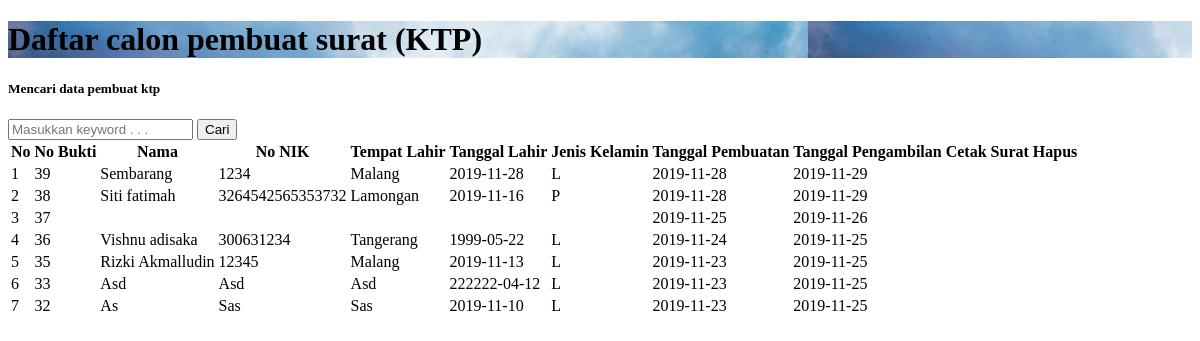
/pembuat_ktp.php, run on an earlier commit of the app's database.
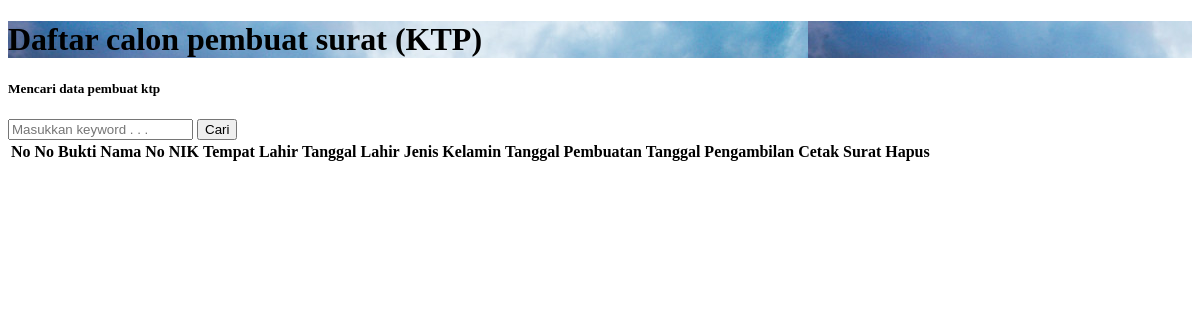
And on a later commit of the database.
### tables this page shows
CREATE TABLE `warga` (
  `id` int(11) NOT NULL,
  `nama` varchar(300) NOT NULL,
  `no_nik` varchar(100) NOT NULL,
  `tempat_lahir` varchar(300) NOT NULL,
  `tanggal_lahir` varchar(50) NOT NULL,
  `jk` enum('L','P','','') NOT NULL,
  `agama` varchar(50) NOT NULL,
  `kewarganegaraan` varchar(300) NOT NULL,
  `pekerjaan` varchar(100) NOT NULL,
  `status_perkawinan` varchar(100) NOT NULL,
  `rt` varchar(10) NOT NULL,
  `rw` varchar(10) NOT NULL,
  `desa` varchar(100) NOT NULL,
  `kecamatan` varchar(100) NOT NULL,
  `tgl_buat` date NOT NULL,
  `tgl_ambil` date NOT NULL,
  `keterangan` varchar(100) NOT NULL
);

### functions.php (called while the page is built, shortened)
<?php
$conn = mysqli_connect("localhost", "root", "", "ta_web");
function query($query)
{
    global $conn;
    $result = mysqli_query($conn, $query);
    $rows = [];
    while ($row = mysqli_fetch_assoc($result)) {
        $rows[] = $row;
    }
    return $rows;
}

### pembuat_ktp.php (the view, shortened to what this page needs)
<?php
require 'functions.php';
$warga = query("SELECT * FROM warga ORDER BY id DESC");
?>
<!DOCTYPE html>
<html lang="en">
<head>
</head>
<body>
    <div class="inner-page">
        <div class="slider-item" style="background-image: url('images/bg_admin.jpg');">
            <div class="container">
                <div class="row slider-text align-items-center justify-content-center">
                    <div class="col-md-8 text-center col-sm-12 element-animate pt-5">
                        <h1 class="pt-5"><span>Daftar calon pembuat surat (KTP)</span></h1>
                    </div>
                </div>
            </div>
        </div>
    </div>
    <section class="section blog">
        <div class="container">
            <form action="" method="post">
                <div class="form-group row font-weight-bold text-uppercase">
                    <h5 class="col-sm-12">Mencari data pembuat ktp</h5>
                    <input type="text" class="col-sm-6" placeholder="Masukkan keyword . . ." name="keyword" id="keyword" autocomplete="off">
                    <button type="submit" class="col-sm-1 btn btn-success" name="cari">Cari</button>
                </div>
            </form>
            <table class="table table-bordered text-center">
                <thead class="thead-dark">
                    <tr class="text-center">
                        <th>No</th>
                        <th>No Bukti</th>
                        <th>Nama</th>
                        <th>No NIK</th>
                        <th>Tempat Lahir</th>
                        <th>Tanggal Lahir</th>
                        <th>Jenis Kelamin</th>
                        <th>Tanggal Pembuatan</th>
                        <th>Tanggal Pengambilan</th>
                        <th>Cetak Surat</th>
                        <th>Hapus</th>
                    </tr>
                </thead>
                <?php $i = 1; ?>
                <tbody>
                    <?php foreach ($warga as $row) : ?>
                        <tr>
                            <td><?= $i; ?></td>
                            <td><?= $row["id"] ?></td>
                            <td><?= $row["nama"] ?></td>
                            <td><?= $row["no_nik"] ?></td>
                            <td><?= $row["tempat_lahir"] ?></td>
                            <td><?= $row["tanggal_lahir"] ?></td>
                            <td><?= $row["jk"] ?></td>
                            <td><?= $row["tgl_buat"] ?></td>
                            <td><?= $row["tgl_ambil"] ?></td>
                            <td><a href="cetak_ktp.php?id=<?= $row["id"]; ?>" target="_blank" i class="fas fa-print text-info fa-2x"></i></a></td>
                            <td><a href="hapus.php?id=<?= $row["id"]; ?>&hapus=ktp" onclick="return confirm('Mau dihapus ?')"><i class="fas fa-trash text-danger fa-2x"></i></a></td>
                        </tr>
                        <?php $i++; ?>
                    <?php endforeach; ?>
                </tbody>
            </table>
        </div>
    </section>
</body>
</html>

What changed in the data, as far as the page shows it:
removed warga: id "39", nama "Sembarang", no_nik "1234", tempat_lahir "Malang", tanggal_lahir "2019-11-28", jk "L", tgl_buat "2019-11-28", tgl_ambil "2019-11-29"
removed warga: id "38", nama "Siti fatimah", no_nik "3264542565353732", tempat_lahir "Lamongan", tanggal_lahir "2019-11-16", jk "P", tgl_buat "2019-11-28", tgl_ambil "2019-11-29"
removed warga: id "37", tgl_buat "2019-11-25", tgl_ambil "2019-11-26"
removed warga: id "36", nama "Vishnu adisaka", no_nik "300631234", tempat_lahir "Tangerang", tanggal_lahir "1999-05-22", jk "L", tgl_buat "2019-11-24", tgl_ambil "2019-11-25"
removed warga: id "35", nama "Rizki Akmalludin", no_nik "12345", tempat_lahir "Malang", tanggal_lahir "2019-11-13", jk "L", tgl_buat "2019-11-23", tgl_ambil "2019-11-25"
removed warga: id "33", nama "Asd", no_nik "Asd", tempat_lahir "Asd", tanggal_lahir "222222-04-12", jk "L", tgl_buat "2019-11-23", tgl_ambil "2019-11-25"
removed warga: id "32", nama "As", no_nik "Sas", tempat_lahir "Sas", tanggal_lahir "2019-11-10", jk "L", tgl_buat "2019-11-23", tgl_ambil "2019-11-25"
